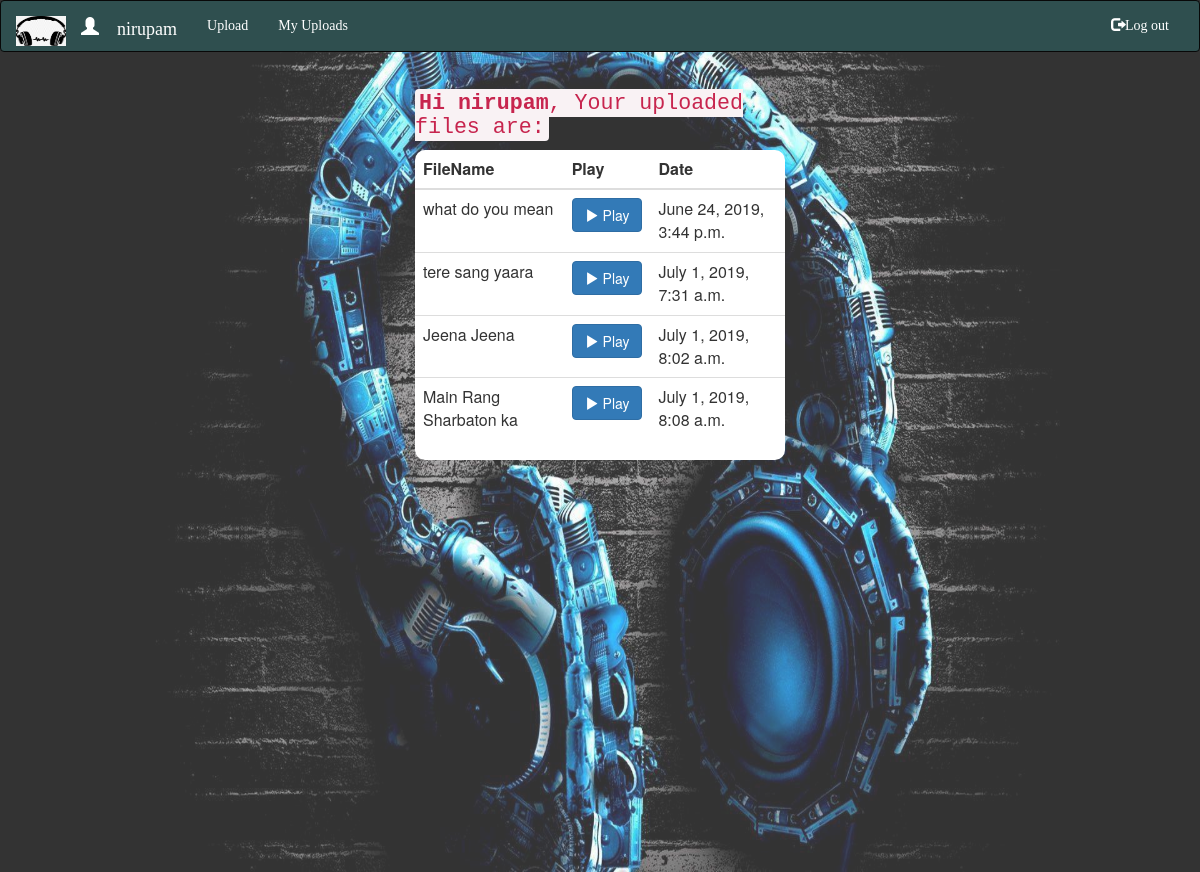
The page /myuploads/ (signed in) on the database its author committed.
### music/models.py (models this page shows)
class Upload(models.Model):
    date = models.DateTimeField(auto_now_add=True, blank=True)
    name = models.CharField(max_length=200)
    file = models.FileField()
    thumbnail = models.FileField()
    file_uploader = models.CharField(max_length=200)

### music/views.py (the view)
# urls.py: path('myuploads/',views.myUploads),
def myUploads(request):
        a = auth.get_user(request)
        items = Upload.objects.filter(file_uploader=a)
        return render(request,"myuploads.html",{'items':items})

### music/templates/myuploads.html (shortened to what this page needs)
{% extends "home.html" %}
{% block content %}
<html>
<head>
</head>
<body>
<h3><code><b>Hi {{ user }}</b>, Your uploaded files are:</code></h3>
{% if items %}
		<div class="table-responsive" style="background:white; border-radius:10px;">
  <table class="table">
    <thead>
      <tr>
        <th>FileName</th>
        <th>Play</th>
        <th>Date</th>
      </tr>
    </thead>
    <tbody>
	{% for item in items %}
      <tr>
        <td>{{ item.name }}</td>
        <td><a href="/play/{{ item.pk }}" target="_blank"><button class="btn btn-primary"><i class="glyphicon glyphicon-play"></i> Play</button></a></td>
        <td>{{ item.date }}
      </tr>
	  {% endfor %}
    </tbody>
  </table>
  </div>
  {% else %}
  <blockquote style="margin:5px;padding:5px;font-family:Trebuchet Ms;"><mark>You have not uploaded anything yet !<br />First, upload some files :)</mark></blockquote>
  {% endif %}
</body>
</html>
{% endblock %}

### music/templates/home.html (shortened to what this page needs)
{% load static %}
<html lang="en">
<head>
<link rel="stylesheet" href="https://maxcdn.bootstrapcdn.com/bootstrap/3.4.0/css/bootstrap.min.css">
</head>
<body>
{% if user.is_authenticated %}
  <nav class="navbar navbar-inverse">
  <div class="container-fluid">
    <div class="navbar-header">
        <a class="navbar-brand" href="/welcome" style="color:white; font-family:'Comic Sans MS';"><img class="image" src="{% static 'images/img14.jpg' %}" height="30px" width="50px"></a>
        <a href="#" class="navbar-brand" style="color:white; font-family:'Comic Sans MS';"><span class="glyphicon glyphicon-user"> {{ user }}</span></a>
    </div>
    <div class="collapse navbar-collapse" id="myNavbar">
    <ul class="nav navbar-nav">
      <li><a href="/upload" style="color:white;font-family:'Comic Sans MS';">Upload</a></li>
      <li><a href="/myuploads" style="color:white;font-family:'Comic Sans MS">My Uploads</a></li>
    </ul>
    <ul class="nav navbar-nav navbar-right">
      <li><a href="/logout" style="color:white; font-family:'Comic Sans MS';"><span class="glyphicon glyphicon-log-out"></span>Log out</a></li>
    </ul>
  </div>
  </div>
</nav>
   <div class="container">
             {% block content %}
             {% endblock %}
   </div>
{% endif %}
<div class="container">
</div>
</body>
</html>

### music/templates/home.html (style rules this page uses)
.navbar-inverse { background-color:DarkSlateGrey; color:RoyalBlue; }

### music/templates/myuploads.html (style rules this page uses)
.container { height:400px; width:400px; }

### rows shown on the page
Upload: name "what do you mean", date "June 24, 2019, 3:44 p.m."
Upload: name "tere sang yaara", date "July 1, 2019, 7:31 a.m."
Upload: name "Jeena Jeena", date "July 1, 2019, 8:02 a.m."
Upload: name "Main Rang Sharbaton ka", date "July 1, 2019, 8:08 a.m."

### other values the page prints
{{ user }} "nirupam"
